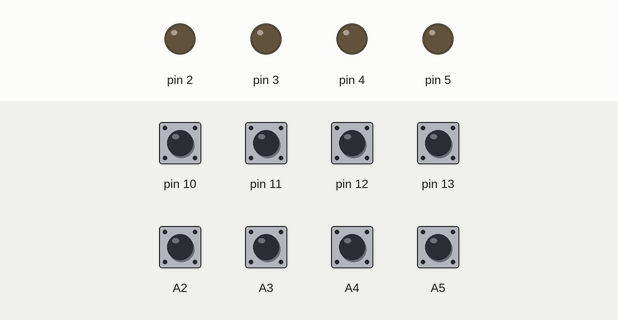
This sketch was run on a simulated Arduino Uno, built with avr-gcc and run on an emulated ATmega328P. On the bench: output pins drawn as LEDs (lit = HIGH). The test bench sets the inputs (shaded band); at power-on: A2–5, pin 10–13 HIGH.

Above: at 1.2 s.
1.3 s: pin 10 pulled LOW for 0.15 s
At 1.8 s:
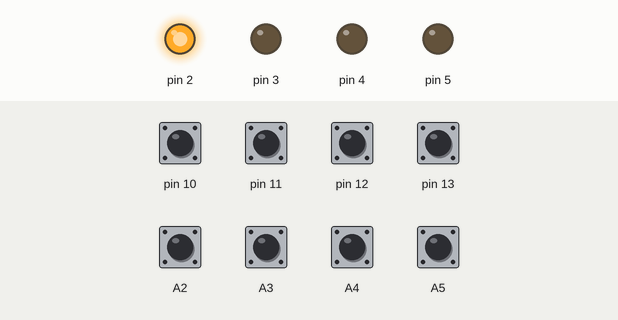
2.9 s: pin 12 pulled LOW for 0.15 s
At 4.1 s:
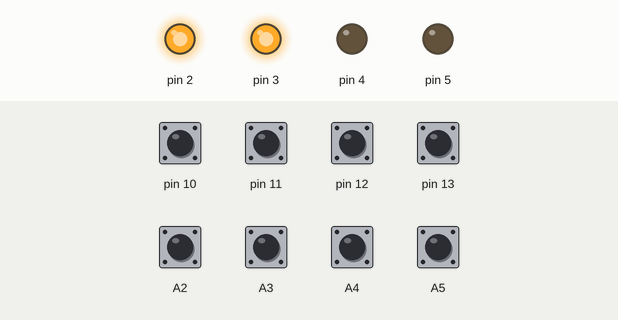
4.5 s: pin 11 pulled LOW for 0.15 s
At 5.4 s:
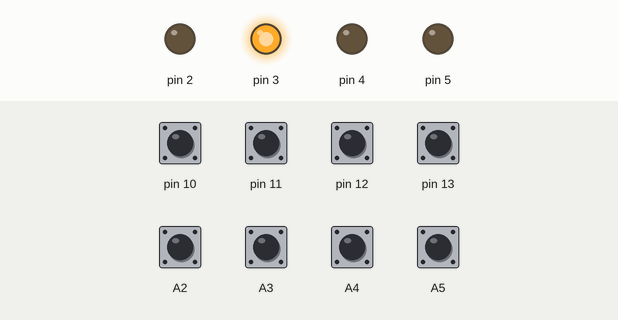
6.1 s: A2 pulled LOW for 0.15 s
At 6.6 s:
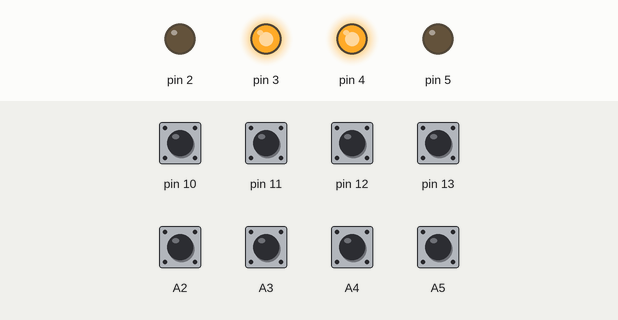
7.7 s: pin 13 pulled LOW for 0.15 s
At 8.9 s:
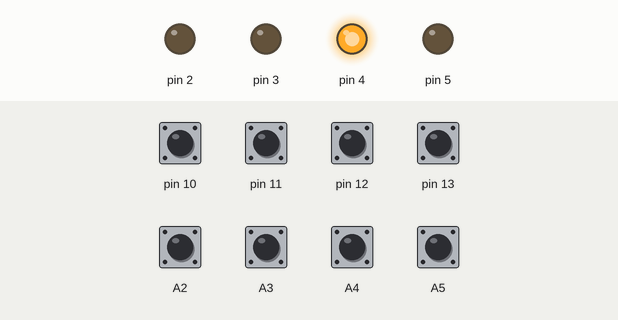
9.3 s: A4 pulled LOW for 0.15 s
At 10.3 s:
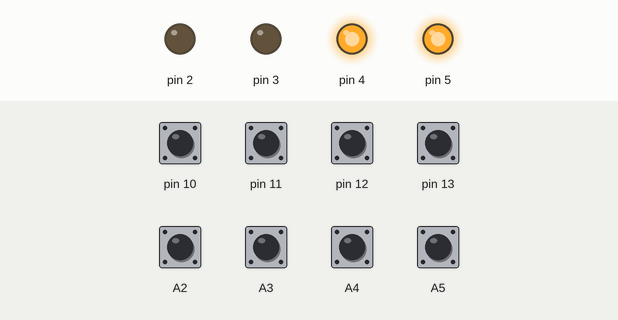
Timing chart, 0 to 11.9 s (numbered marks = the images above; inputs shaded):
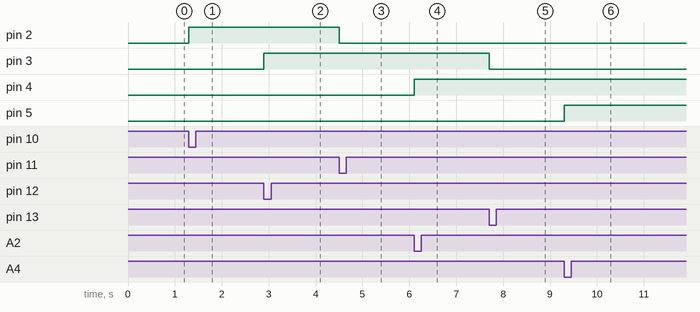

Measured:
- after the input at 1.3 s, pin 2: LOW → HIGH at once
- after the input at 2.9 s, pin 3: LOW → HIGH at once
- after the input at 4.5 s, pin 2: HIGH → LOW at once
- after the input at 6.1 s, pin 4: LOW → HIGH at once
- after the input at 7.7 s, pin 3: HIGH → LOW at once
- after the input at 9.3 s, pin 5: LOW → HIGH at once

The sketch:

INKUBATOR_07-INPUT_TOMBOL_TUGAS.ino
```cpp
void setup() {
  pinMode(2, OUTPUT);
  pinMode(3, OUTPUT);
  pinMode(4, OUTPUT);
  pinMode(5, OUTPUT);

  pinMode(10, INPUT);
  digitalWrite(10, HIGH);
  pinMode(11, INPUT);
  digitalWrite(11, HIGH);
  pinMode(12, INPUT);
  digitalWrite(12, HIGH);
  pinMode(13, INPUT);
  digitalWrite(13, HIGH);
  pinMode(A2, INPUT);
  digitalWrite(A2, HIGH);
  pinMode(A3, INPUT);
  digitalWrite(A3, HIGH);
  pinMode(A4, INPUT);
  digitalWrite(A4, HIGH);
  pinMode(A5, INPUT);
  digitalWrite(A5, HIGH);
}

void loop() {
  if(digitalRead(10)==LOW) digitalWrite(2, HIGH);
  if(digitalRead(11)==LOW) digitalWrite(2, LOW);

  if(digitalRead(12)==LOW) digitalWrite(3, HIGH);
  if(digitalRead(13)==LOW) digitalWrite(3, LOW);

  if(digitalRead(A2)==LOW) digitalWrite(4, HIGH);
  if(digitalRead(A3)==LOW) digitalWrite(4, LOW);

  if(digitalRead(A4)==LOW) digitalWrite(5, HIGH);
  if(digitalRead(A5)==LOW) digitalWrite(5, LOW);
}
```
